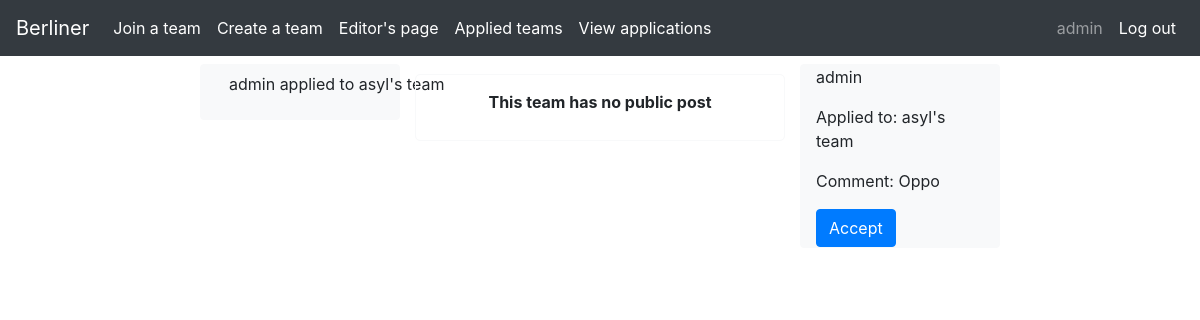
Screenshot of /applied/ (signed in) with the database file from the repository.
### users/models.py (models this page shows)
class CustomUser(AbstractUser):
    birthDate = models.DateTimeField(null=True)
    class Meta:
        pass

### logedin/models.py (models this page shows, shortened)
class Application(models.Model):
    applicant = models.ForeignKey(CustomUser, on_delete=models.CASCADE)
    team = models.ForeignKey(Team, on_delete=models.CASCADE)
    comment = models.CharField(default="", max_length=200)
    def __str__(self) -> str:
        return self.applicant.username + " applied to " + self.team.name

class Team(models.Model):
    teamLeader = models.ForeignKey(CustomUser, on_delete=models.CASCADE, related_name="createdTeams", related_query_name="createdTeam")
    members = models.ManyToManyField(CustomUser, through='Membership', through_fields=('team', 'member'), related_name="memberTeams", related_query_name="memberTeam")
    applicants = models.ManyToManyField(CustomUser, through='Application', through_fields=('team', 'applicant'))
    name = models.CharField(default="New team", max_length=30, unique=True)
    description = models.CharField(default="Recently created team", max_length=60)

### logedin/views.py (the view)
# urls.py: path('applied/', views.AppliedView.as_view(), name='applied'),
class AppliedView(LoginRequiredMixin, ListView):
    login_url = 'signup'
    template_name = 'logedin/applied.html'
    context_object_name = 'object'
    def get_queryset(self):
        mySet = {
        "applications": Application.objects.filter(applicant=self.request.user)
        }
        return mySet

### templates/logedin/applied.html (shortened to what this page needs)
{% extends 'base/base_logedin.html' %}
{% load static %}
{% block menu %}
    <div id="menu">
        {% for application in object.applications %}
        <p class="application" data-details="{{ application }}"><a class="btn">{{ application }}</a></p>
        {% empty %}
        <p class="application" data-details="No applications"><a class="btn">No applications</a></p>
        {% endfor %}
    </div>
{% endblock %}
{% block main %}
    {% for application in object.applications %}
    <div class="{{ application }}">
        {% for post in application.getPublicPosts %}
        <div class="post border border-light">
            <p class="post-header"><b>{{ post.author.first_name }} {{ post.author.last_name }}</b> @<i>{{ post.team.name }}:</i> </p>
            <p class="post-body">{{ post.content }}</p>
            <p class="post-footer"></p>
        </div>
        {% empty %}
        <div class="post border border-light">
            <p class="post-header"><b>This team has no public post</b></p>
        </div>
        {% endfor %}
    </div>
    {% empty %}
    <div class="post border border-light">
        <p class="post-header"><b>No team has public post</b></p>
    </div>
    {% endfor %}
{% endblock %}
{% block info %}
    {% for application in object.applications %}
        <div class="{{ application }}">
            <p>{{ application.applicant.username }}</p>
            <p>Applied to: {{ application.team.name }}</p>
            <p>Comment: {{ application.comment }}</p>
            <form method="post">
                <button class="btn btn-primary" name="{{ application.applicant.username }}" type="submit"> Accept</button>
            </form>
        </div>
    {% empty %}
        <div id="No applications">
            <p>No applications</p>
        </div>
    {% endfor %}
{% endblock %}

### templates/base/base.html (shortened to what this page needs)
{% load static %}
<!DOCTYPE html>
<html lang="en">
<head>
    <link rel="stylesheet" href="{% static 'css/base.css' %}">
    <link rel="stylesheet" href="https://cdn.jsdelivr.net/npm/bootstrap@4.1.3/dist/css/bootstrap.min.css">
    {% block header %}
    {% endblock %}
</head>
<body>
    <nav class="navbar navbar-expand-lg navbar-dark bg-dark fixed-top">
        <a class="navbar-brand" href="{% if user.is_authenticated %} {% url 'index' %} {% else %} {% url 'home' %} {% endif %}">Berliner</a>
        <div class="collapse navbar-collapse" id="target">
            <div class="navbar-nav">
                <a class="nav-item nav-link active" href="{% if user.is_authenticated %} {% url 'join' %} {% else %}#join{% endif %}">Join a team</a>
                <a class="nav-item nav-link active" href="{% if user.is_authenticated %} {% url 'create' %} {% else %}#create{% endif %}">Create a team</a>
                {% if user.is_authenticated %}
                <a class="nav-item nav-link active" href="{% url 'editor' %}">Editor's page</a>
                <a class="nav-item nav-link active" href="{% url 'applied' %}">Applied teams</a>
                <a class="nav-item nav-link active" href="{% url 'applications' %}">View applications</a>
                {% endif %}
            </div>
        </div>
        <div class="collapse navbar-collapse justify-content-end" id="target">
            <div class="navbar-nav">
                {% if user.is_authenticated %}
                <a class="nav-item nav-link" href="{% url 'user' user.pk %}">{{ user.username }}<a>
                <a class="nav-item nav-link active" href="{% url 'logout' %}">Log out</a>
                {% else %}
                <a class="nav-item nav-link active" href="{% url 'login' %}">Login</a>
                <a class="nav-item nav-link active" href="{% url 'signup' %}">Sign up</a>
                {% endif %}
            </div>
        </div>
    </nav>
    {% block content %}
   {% endblock %}
</body>
</html>

### static/css/base.css (style rules this page uses)
html { scroll-behavior: smooth; }
body { background-color: rgb(253, 253, 253); background-position: center center; background-size: cover; background-attachment: fixed; background-blend-mode: multiply; }

### static/css/logedin.css (style rules this page uses)
.post-header { margin-top: 5px; text-align: center; display: block; }
.post { margin: 10px 0; padding: 10px; border-radius: 5px; display: block; text-decoration: none; }

### rows the page displays
CustomUser: username "admin"
Application: applicant+team "admin applied to asyl's team", applicant.username "admin", team.name "asyl's team", comment "Oppo"
